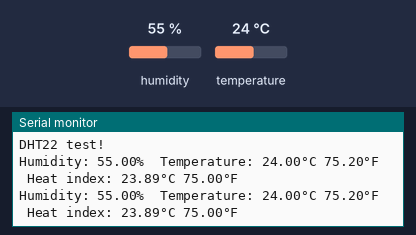
Bench run of a sketch on a simulated Arduino Uno, built with avr-gcc and run on an emulated ATmega328P. Parts: the last lines printed to the serial monitor. The test bench sets the inputs (shaded band); at power-on: humidity 55 %, temperature 24 °C.

Above: at 4.8 s.
4.9 s: humidity set to 22 %
At 6.5 s:
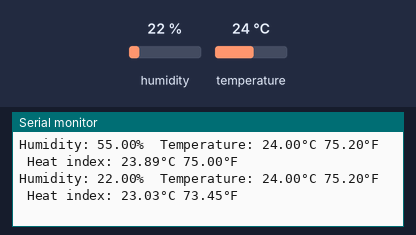
7.9 s: temperature set to 12 °C
At 8.8 s:
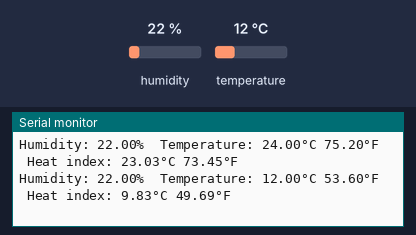
10.9 s: humidity set to 40 %
At 13.4 s:
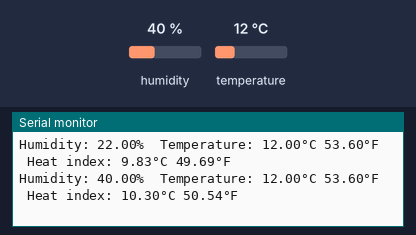
Timing chart, 0 to 14.9 s (numbered marks = the images above; inputs shaded):
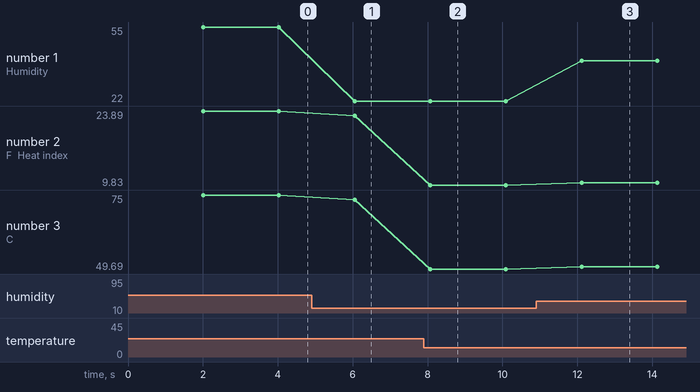

The sketch:

DHT11_DHT22.ino.ino
```cpp
/*
 Md Shohanuzzaman
 IoT Engineer @ IoT Lab
 DHT Sensor Library: https://github.com/adafruit/DHT-sensor-library
 Adafruit Unified Sensor Lib: https://github.com/adafruit/Adafruit_Sensor
*/


#include "DHT.h"

#define DHTPIN 18     // Digital pin connected to the DHT sensor


// Uncomment Which Sensor  you're using!

//#define DHTTYPE DHT11   // DHT 11
#define DHTTYPE DHT22   // DHT 22


// Initialize DHT sensor.
DHT dht(DHTPIN, DHTTYPE);

void setup() {
  Serial.begin(9600);
  Serial.println(F("DHT22 test!"));

  dht.begin();
}

void loop() {

  delay(2000);


  float h = dht.readHumidity();                   // reading humidity
  float t = dht.readTemperature();                // Read temperature as Celsius (the default)
  float f = dht.readTemperature(true);            // Read temperature as Fahrenheit (isFahrenheit = true)


  // Check if any reads failed and exit early (to try again).
  if (isnan(h) || isnan(t) || isnan(f)) {
    Serial.println(F("Failed to read from DHT sensor!"));
    return;
  }


  float hif = dht.computeHeatIndex(f, h);         // Compute heat index in Fahrenheit (the default)
  float hic = dht.computeHeatIndex(t, h, false);  // Compute heat index in Celsius (isFahreheit = false)

  Serial.print(F("Humidity: "));
  Serial.print(h);
  Serial.print(F("%  Temperature: "));
  Serial.print(t);
  Serial.print(F("°C "));
  Serial.print(f);
  Serial.print(F("°F  Heat index: "));
  Serial.print(hic);
  Serial.print(F("°C "));
  Serial.print(hif);
  Serial.println(F("°F"));
}
```

Measured:
- after the input at 4.9 s, the serial monitor: prints a new line after 1.2 s (image 1)
- after the input at 7.9 s, the serial monitor: prints a new line after 0.17 s (image 2)
- after the input at 10.9 s, the serial monitor: prints a new line after 1.2 s (image 3)
- plotted number 1: 55 → 22 after the input at 4.9 s, 22 → 40 after the input at 10.9 s
- plotted number 2: 23.89 → 23.03 after the input at 4.9 s, 23.03 → 9.83 after the input at 7.9 s, 9.83 → 10.3 after the input at 10.9 s
- plotted number 3: 75 → 73.45 after the input at 4.9 s, 73.45 → 49.69 after the input at 7.9 s, 49.69 → 50.54 after the input at 10.9 s
